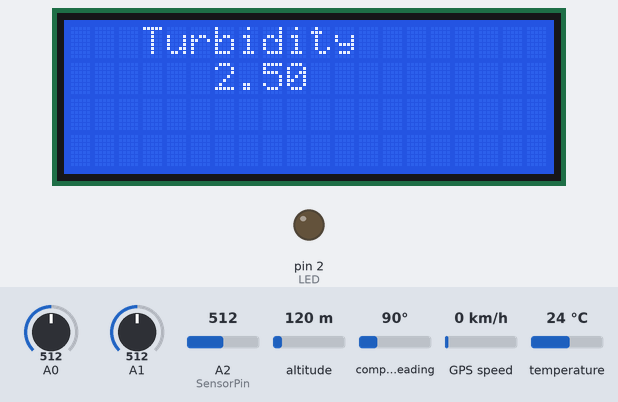
Recording of a sketch running on a simulated Arduino Leonardo, built with avr-gcc and run on an emulated ATmega32U4. On the bench: 20×4 character LCD, output pins drawn as LEDs (lit = HIGH). The test bench sets the inputs (shaded band); at power-on: temperature 24 °C, A0 = 512, A1 = 512, A2 (SensorPin) = 512, altitude 120 m, compass heading 90°, GPS speed 0 km/h. The GPS gets a fix after 3 s at 37.7749, -122.4194 with 8 satellites; what the sketch prints to the serial monitor is not drawn.

Above: at 1.2 s.
1.3 s: temperature set to 12 °C
At 6.4 s:
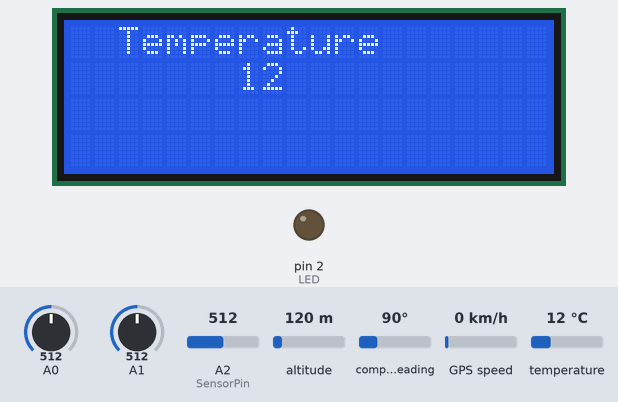
10.6 s: A0 set to 716
At 19.6 s:
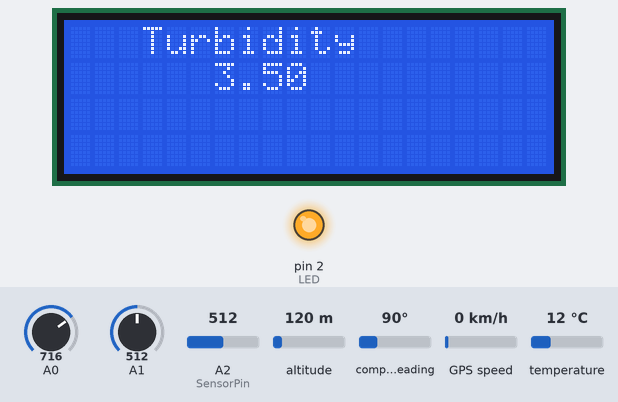
23.7 s: A1 set to 716
At 30.8 s:
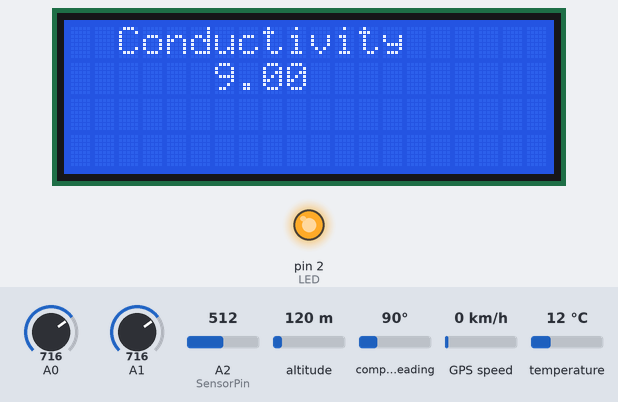
32.8 s: A2 (SensorPin) set to 306
At 41.7 s:
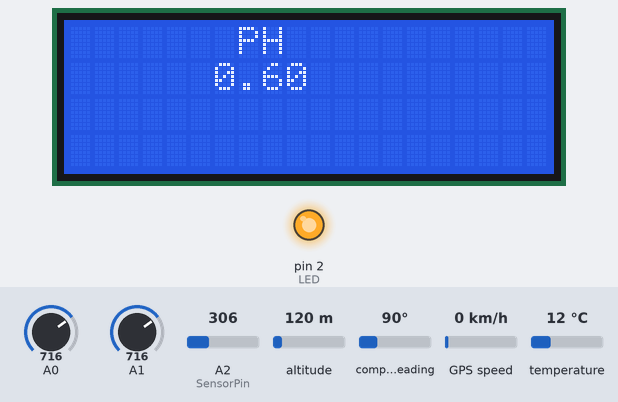
44.0 s: temperature set to 19 °C
At 52.4 s:
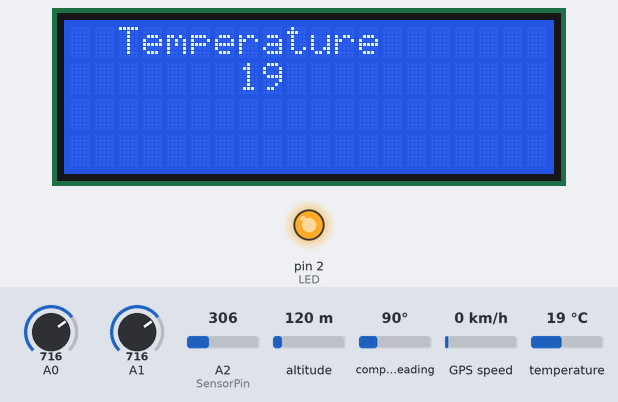
55.0 s: A0 set to 992
At 64.4 s:
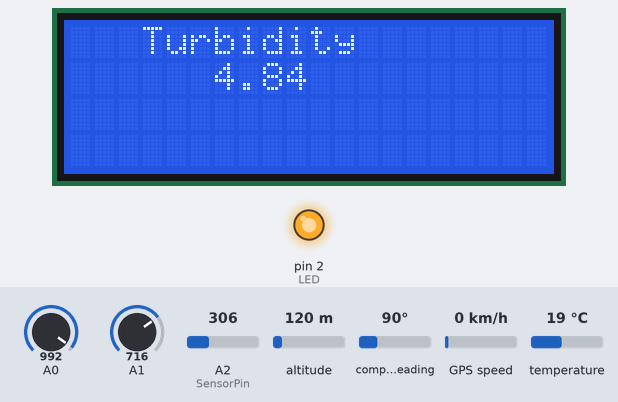
Timing chart, 0 to 65.9 s (numbered marks = the images above; inputs shaded):
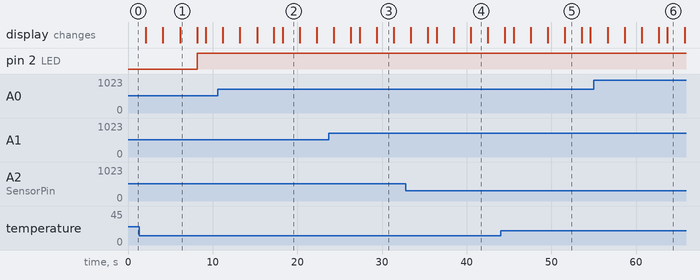

Measured:
- what the display in image 1 shows lasts 2.1 s, from 6.1 s to 8.2 s

The sketch:

maji_code.ino
```cpp
#include <Wire.h>
#include <LiquidCrystal_I2C.h>
LiquidCrystal_I2C lcd(0x27, 20, 4);
#define SensorPin A2            //pH meter Analog output to Arduino Analog Input 0
#define Offset 0.00            //deviation compensate
#define samplingInterval 20
#define printInterval 800
#define ArrayLenth  40    //times of collection
#include <OneWire.h>
#include <TinyGPS++.h> // Include the TinyGPS++ library
TinyGPSPlus tinyGPS; // Create a TinyGPSPlus object
#define GPS_BAUD 9600 // GPS module baud rate. GP3906 defaults to 9600.
#include <SoftwareSerial.h>
#define ARDUINO_GPS_RX 9 // GPS TX, Arduino RX pin
#define ARDUINO_GPS_TX 8 // GPS RX, Arduino TX pin
SoftwareSerial ssGPS(ARDUINO_GPS_TX, ARDUINO_GPS_RX); // Create a SoftwareSerial
#define gpsPort ssGPS  // Alternatively, use Serial1 on the Leonardo
#define SerialMonitor Serial

const int LED = 2;
const int GREEN = 3;
int pHArray[ArrayLenth];   //Store the average value of the sensor feedback
int pHArrayIndex = 0;
int DS18S20_Pin = 4; //DS18S20 Signal pin on digital 4
char tmpstring[10];
OneWire ds(DS18S20_Pin);  // on digital pin 4

void setup() {
  lcd.init();//initialisation
  pinMode(LED, OUTPUT);
  SerialMonitor.begin(9600);
  gpsPort.begin(GPS_BAUD);
  Serial.begin(9600); //Baud rate: 9600
}

void loop() {

  // turbidity
  int sensorValue = analogRead(A0);// read the input on analog pin 0:
  float voltage = sensorValue * (5.0 / 1024.0); // Convert the analog reading (which goes from 0 - 1023) to a voltage (0 - 5V):
  Serial.println(voltage); // print out the value you read:
  lcd.backlight();   // Envoi du message
  displayInfo("Turbidity", voltage, false);

  //conductivity
  int val = analogRead(A1);
  int conductivty = map(val, 0, 1023, 0, 14);
  displayInfo("Conductivity", conductivty, false);
  Serial.println(conductivty);

  //  ph
  static unsigned long samplingTime = millis();
  static unsigned long printTime = millis();
  static float pHValue, voltage1;
  if (millis() - samplingTime > samplingInterval)
  {
    pHArray[pHArrayIndex++] = analogRead(SensorPin);
    if (pHArrayIndex == ArrayLenth)pHArrayIndex = 0;
    voltage1 = avergearray(pHArray, ArrayLenth) * 5.0 / 1024;
    pHValue = 3.5 * voltage1 + Offset;
    samplingTime = millis();
  }
  Serial.println(pHValue);
  displayInfo("PH", pHValue, false);

  // temperature
  int temperature = getTemp();
  displayInfo("Temperature", temperature, true);
  Serial.println(temperature);

  //display
  bool cas = verification(voltage, val, pHValue, temperature);
  if (cas) {
    digitalWrite(GREEN, HIGH);
    digitalWrite(LED, LOW);
    Serial.println("true");
  }
  else {
    digitalWrite(LED, HIGH);
    digitalWrite(GREEN, LOW);
    Serial.println("false");
  }

  // print position, altitude, speed, time/date, and satellites:
  printGPSInfo();

  // "Smart delay" looks for GPS data while the Arduino's not doing anything else
  smartDelay(1000);
}

double avergearray(int* arr, int number) {
  int i;
  int max, min;
  double avg;
  long amount = 0;
  if (number <= 0) {
    Serial.println("Error number for the array to avraging!/n");
    return 0;
  }
  if (number < 5) { //less than 5, calculated directly statistics
    for (i = 0; i < number; i++) {
      amount += arr[i];
    }
    avg = amount / number;
    return avg;
  } else {
    if (arr[0] < arr[1]) {
      min = arr[0]; max = arr[1];
    }
    else {
      min = arr[1]; max = arr[0];
    }
    for (i = 2; i < number; i++) {
      if (arr[i] < min) {
        amount += min;      //arr<min
        min = arr[i];
      } else {
        if (arr[i] > max) {
          amount += max;  //arr>max
          max = arr[i];
        } else {
          amount += arr[i]; //min<=arr<=max
        }
      }//if
    }//for
    avg = (double)amount / (number - 2);
  }//if
  return avg;
}
int getTemp() {
  //returns the temperature from one DS18S20 in DEG Celsius

  byte data[12];
  byte addr[8];

  if ( !ds.search(addr)) {
    //no more sensors on chain, reset search
    ds.reset_search();
    return -1000;
  }

  if ( OneWire::crc8( addr, 7) != addr[7]) {
    Serial.println("CRC is not valid!");
    return -1000;
  }

  if ( addr[0] != 0x10 && addr[0] != 0x28) {
    Serial.print("Device is not recognized");
    return -1000;
  }

  ds.reset();
  ds.select(addr);
  ds.write(0x44, 1); // start conversion, with parasite power on at the end

  byte present = ds.reset();
  ds.select(addr);
  ds.write(0xBE); // Read Scratchpad

  for (int i = 0; i < 9; i++) { // we need 9 bytes
    data[i] = ds.read();
  }

  ds.reset_search();

  byte MSB = data[1];
  byte LSB = data[0];

  float tempRead = ((MSB << 8) | LSB); //using two's compliment
  int TemperatureSum = tempRead / 16; //conversion en int

  return TemperatureSum;
}
void displayInfo (String title, float value, bool isInteger ) {
  String valueString;
  if (isInteger)
  {
    valueString = String(int(value));
  }
  else
  {
    valueString = String(value);
  }
  int margin = (16 - title.length()) / 2;
  lcd.setCursor(margin, 0);
  lcd.print(title);
  int valueMargin = (16 - valueString.length()) / 2;
  lcd.setCursor(valueMargin, 1);
  lcd.print(valueString);
  delay(2000);
  lcd.clear();

}
bool verification(float voltage, int conductivity , float pHValue, int temperature )
{
  bool qual;
  int i = 0;
  int tempMin = 15, tempMax = 25;
  int phMin = 6, phMax = 7.5;
  int voltageMin = 4, voltageMax = 5;
  int conductivityMin = 0.005 , conductivityMax = 0.05;
  if (tempMin < temperature && tempMax > temperature)
  {
    i++;
  }
  if (phMin < pHValue &&  phMax > pHValue)
  {
    i++;
  }
  if (voltageMin < voltage &&  voltageMax > voltage)//turbidity value
  {
    i++;
  }
  if (conductivityMin < conductivity &&  conductivityMax > conductivity)//conductivity value
  {
    i++;
  }
  if (i == 4) {
    qual = true;
  }
  else {
    qual = false;
  }
  return qual;
}


void printGPSInfo()
{
  // Print latitude, longitude, altitude in feet, course, speed, date, time,
  // and the number of visible satellites.
  SerialMonitor.println(tinyGPS.location.lat(), 6);
  SerialMonitor.println(tinyGPS.location.lng(), 6);
  //  SerialMonitor.print("Alt: "); SerialMonitor.println(tinyGPS.altitude.feet());
  //  SerialMonitor.print("Course: "); SerialMonitor.println(tinyGPS.course.deg());
  //  SerialMonitor.print("Speed: "); SerialMonitor.println(tinyGPS.speed.mph());
//  SerialMonitor.print("Date: "); printDate();
//  SerialMonitor.print("Time: "); printTime();
  //  SerialMonitor.print("Sats: "); SerialMonitor.println(tinyGPS.satellites.value());
  SerialMonitor.println();
}

// This custom version of delay() ensures that the tinyGPS object
// is being "fed". From the TinyGPS++ examples.
static void smartDelay(unsigned long ms)
{
  unsigned long start = millis();
  do
  {
    // If data has come in from the GPS module
    while (gpsPort.available())
      tinyGPS.encode(gpsPort.read()); // Send it to the encode function
    // tinyGPS.encode(char) continues to "load" the tinGPS object with new
    // data coming in from the GPS module. As full NMEA strings begin to come in
    // the tinyGPS library will be able to start parsing them for pertinent info
  } while (millis() - start < ms);
}

// printDate() formats the date into dd/mm/yy.
void printDate()
{
  SerialMonitor.print(tinyGPS.date.day());
  SerialMonitor.print("-");
  SerialMonitor.print(tinyGPS.date.month());
  SerialMonitor.print("-");
  SerialMonitor.println(tinyGPS.date.year());
}

// printTime() formats the time into "hh:mm:ss", and prints leading 0's
// where they're called for.
void printTime()
{
  String currentTime = String(tinyGPS.time.hour()) + String(tinyGPS.time.minute()) + String(tinyGPS.time.second());
  SerialMonitor.print(currentTime);

}
```
